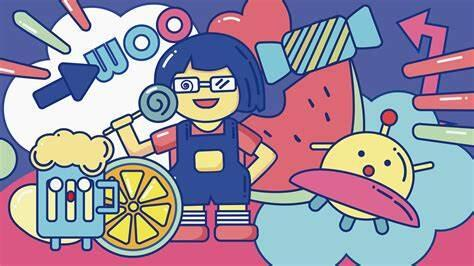
#> input picture pythonProject/tuxi4.jpg, 474 x 266 px, found by its file name
$ python 1.3.py
#> lines starting #> are read from the running program, lines starting #| are printed output that depends on the picture
import cv2
import numpy as np
import matplotlib.pyplot as plt

# 读取图像
image_path = 'tuxi4.jpg'  # 替换为你的图像路径
image = cv2.imread(image_path, cv2.IMREAD_GRAYSCALE)
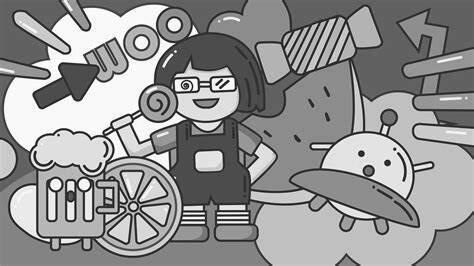
#> image: shape (266, 474); min 0, max 255, mean 147.5

# 检查图像是否成功加载
if image is None:
    print("Error: Could not load image.")
    exit()

# 应用直方图均衡化
equalized_image = cv2.equalizeHist(image)
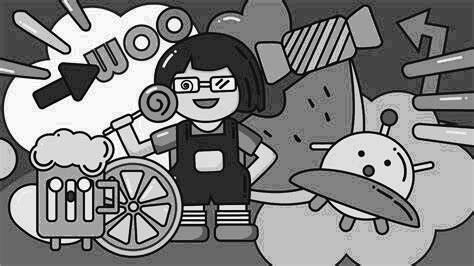
#> equalized_image: shape (266, 474); min 0, max 255, mean 130

# 计算并绘制原图直方图
hist, bins = np.histogram(image.flatten(), 256, [0, 256])
#> hist = 256 values, max 10948 at index 193, min 0 at index 1, mean 492.5; bins = 257 values from 0 to 256

plt.figure(figsize=(12, 6))

# 绘制原图直方图
plt.subplot(2, 2, 1)
plt.imshow(image, cmap='gray')
plt.title('Original Image')
plt.axis('off')

plt.subplot(2, 2, 2)
plt.bar(bins[:-1], hist, width=1, edgecolor='black')
plt.title('Histogram of Original Image')
plt.xlabel('Pixel Value')
plt.ylabel('Frequency')
plt.xlim([0, 256])

# 计算并绘制均衡化后的直方图
equalized_hist, bins = np.histogram(equalized_image.flatten(), 256, [0, 256])
#> equalized_hist = 256 values, max 10948 at index 193, min 0 at index 35, mean 492.5

# 绘制均衡化后的图像
plt.subplot(2, 2, 3)
plt.imshow(equalized_image, cmap='gray')
plt.title('Equalized Image')
plt.axis('off')

# 绘制均衡化后的直方图
plt.subplot(2, 2, 4)
plt.bar(bins[:-1], equalized_hist, width=1, edgecolor='black')
plt.title('Histogram of Equalized Image')
plt.xlabel('Pixel Value')
plt.ylabel('Frequency')
plt.xlim([0, 256])

plt.tight_layout()
plt.show()
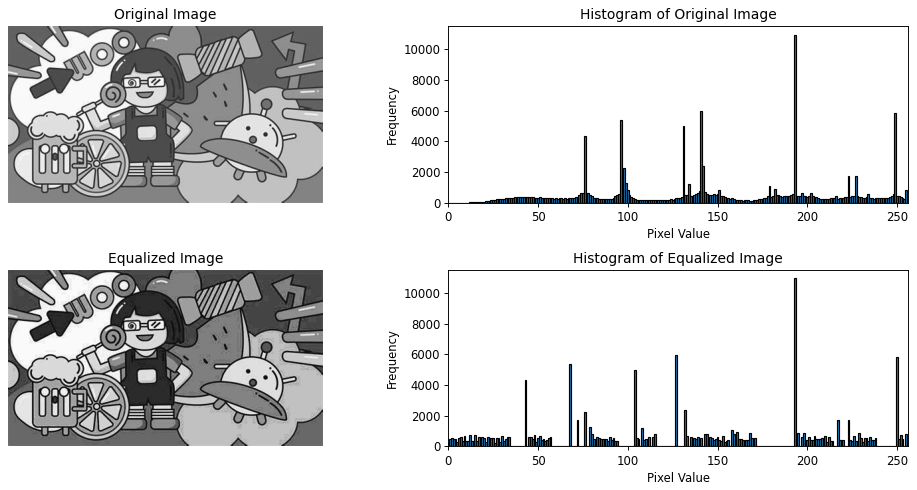
#> figure drawn by matplotlib, 4 panels; panel 2: tallest bar 10948 high, from x = 192.5 to 193.5; panel 4: tallest bar 10948 high, from x = 192.5 to 193.5

$ run again, with pythonProject/tuxi6.jpg copied over pythonProject/tuxi4.jpg
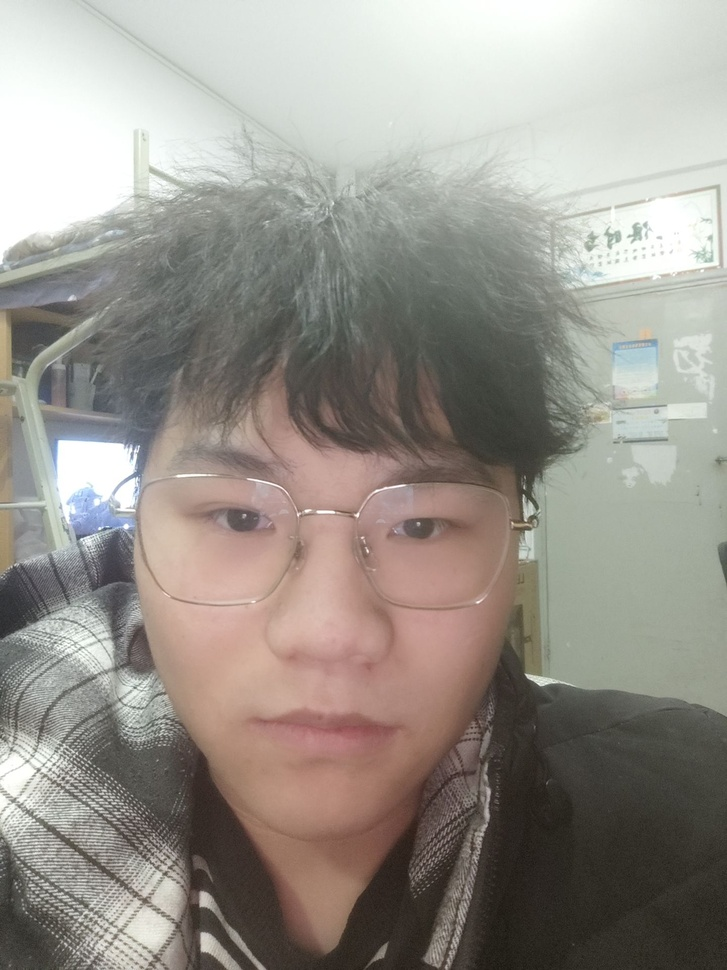
#> input picture pythonProject/tuxi6.jpg, 727 x 970 px, shrunk from 1440 x 1920 before the run, found by its file name
#> `equalized_image = cv2.equalizeHist(image)`:
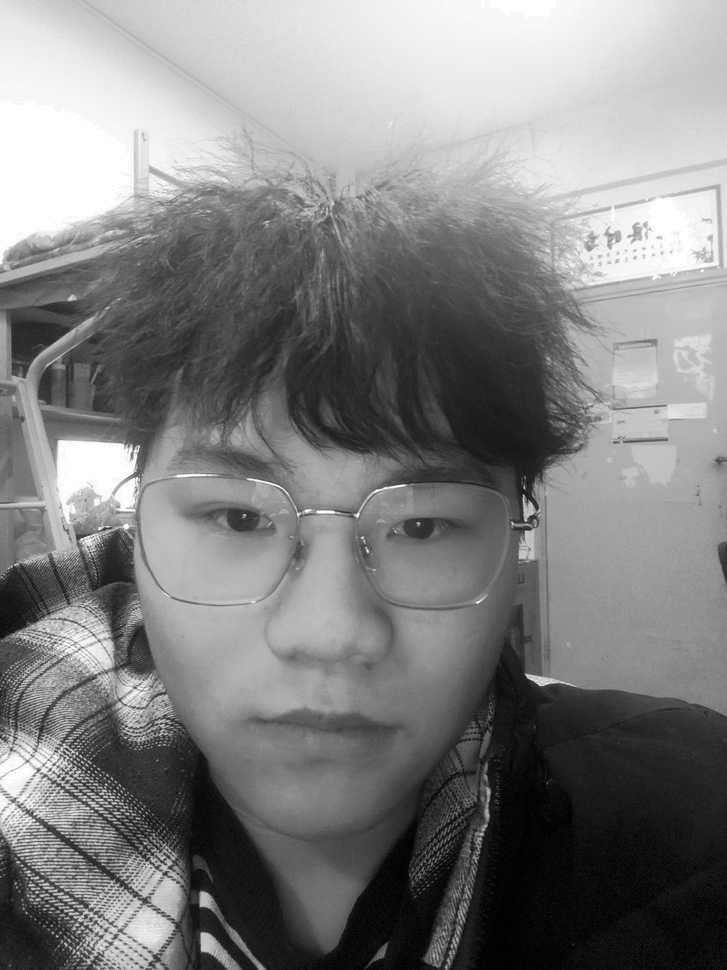
#> equalized_image: shape (970, 727); min 0, max 255, mean 128.2
#> hist = 256 values, max 19723 at index 255, min 0 at index 0, mean 2754.6; bins = 257 values from 0 to 256
#> equalized_hist = 256 values, max 19723 at index 255, min 0 at index 6, mean 2754.6
#> `plt.show()`:
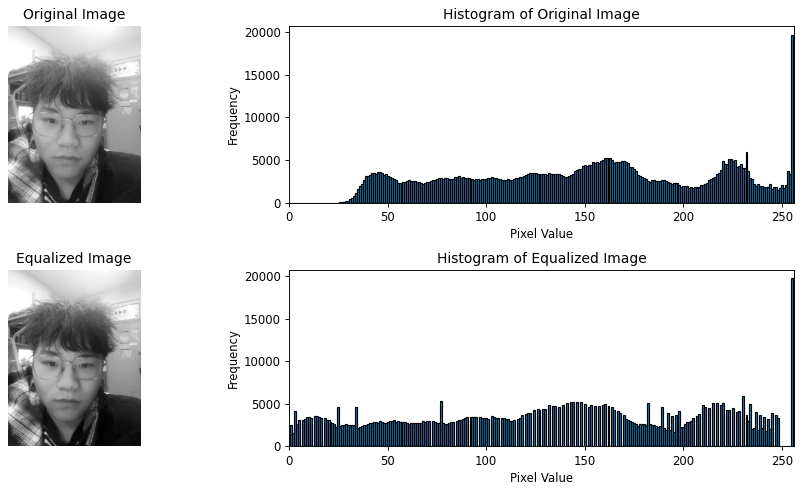
#> figure drawn by matplotlib, 4 panels; panel 2: tallest bar 19723 high, from x = 254.5 to 255.5; panel 4: tallest bar 19723 high, from x = 254.5 to 255.5
